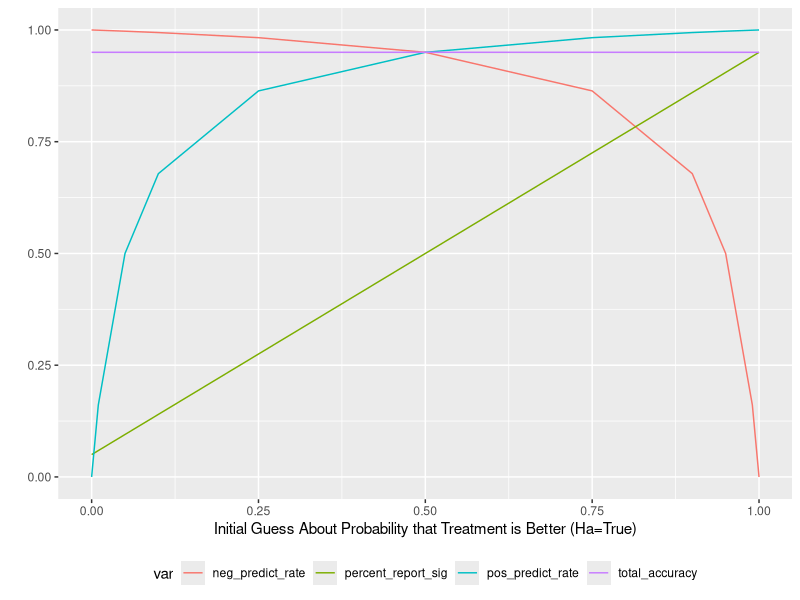

This chart was generated by the following R code:

library(tidyverse)

input <- list(alpha=.05, 
              power=.95, 
              # relative_cost_1=1,
              # relative_cost_2=.95, 
              sample_size=2000)

out_frame <- data.frame(initial_guess = c(0,.01,.05,.1,.25,.5,.75,.9,.95,.99,1))
           
out_frame %>% 
  mutate( percent_report_sig = ((1-initial_guess) * input$alpha) + (initial_guess * input$power), 
          pos_predict_rate =   (initial_guess * input$power) / percent_report_sig,
          significant_per_run = percent_report_sig * input$sample_size, 
          true_positive = pos_predict_rate * significant_per_run, 
          num_wrong = (1-pos_predict_rate) * significant_per_run, 
          percent_report_not_sig =  1-percent_report_sig, 
          neg_predict_rate = 1-((1-input$power) * initial_guess) / percent_report_not_sig, 
          total_accuracy = pos_predict_rate * percent_report_sig + neg_predict_rate * percent_report_not_sig
          ) ->
  out_frame_wide

out_frame_wide %>%
  select(initial_guess, pos_predict_rate, neg_predict_rate, 
         total_accuracy, percent_report_sig) %>%
  gather( var, percent, -initial_guess) ->
  out_frame


ggplot(data=out_frame) +
  geom_line(aes(x=initial_guess, y=percent, color=var))  +
  labs(x = "Initial Guess About Probability that Treatment is Better (Ha=True)", 
       y=''
       ) +
  theme(legend.position="bottom")
